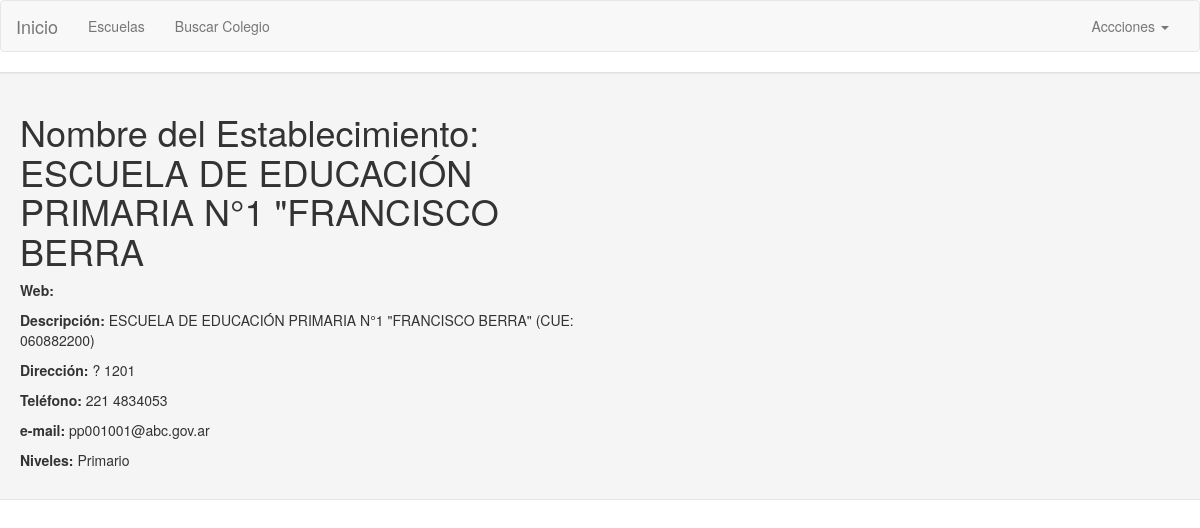
The page /escuelas/escuela/4 on the database its author committed.
### escuelas/models.py (models this page shows, shortened)
class School(models.Model):
    name = models.CharField(max_length=255, unique=True)
    slug = models.SlugField(allow_unicode=True, unique=True)
    description = models.TextField(blank=True, default='')
    description_html = models.TextField(editable=False, default='', blank=True)
    level = models.ManyToManyField('Level' ,blank=False)
    specialization = models.ManyToManyField('Specialization', blank=True)
    address = models.TextField(max_length=255, blank=False) #TODO Mäs de una dirección
    post_code  = models.CharField(max_length=10, blank=False, null=True)
    province = models.ForeignKey('Province', on_delete=models.SET_NULL, null=True)  # models.CASCADE
    locality = models.ForeignKey('Locality', on_delete=models.SET_NULL, null=True)  # models.CASCADE
    city = models.ForeignKey('City', on_delete=models.SET_NULL, null=True, blank=True)  # models.CASCADE
    phone = models.TextField(max_length=255, blank=False)   #TODO Mäs de un teléfono
    email = models.EmailField(blank=True)                             #TODO Mäs de un mail
    web = models.URLField(blank=True)
    shifts = models.ManyToManyField('Shift', blank=True)
    RELIGIONS = (
        ('l', 'Laico'),
        ('c', 'Católico'),
        ('j', 'Judío'),
        ('e', 'Evangélico'),
    )
    religion = models.CharField(max_length=1, choices=RELIGIONS, blank=True, default='l',
                              help_text='Orientación religiosa')
    connected_school = models.ManyToManyField('School', blank=True)
    activity = models.ManyToManyField('Activity', blank=True)
    class Meta:
        ordering = ["name"]

class Level(models.Model):
    name = models.CharField(max_length=30, unique=True)
    def __str__(self):
        return self.name
    class Meta:
        ordering = ["name"]

### escuelas/views.py (the view)
# urls.py: url(r"^escuela/(?P<pk>\d+)$", views.SchoolDetailView.as_view(), name='school-detail'),
class SchoolDetailView(generic.DetailView):
    model = School

### escuelas/templates/escuelas/school_detail.html
{% extends "base.html" %}
{% block content %}
  <h1>Nombre del Establecimiento: {{ school.name }}</h1>
  <p><strong>Web:</strong> <a href="{{ school.web }}">{{ school.web }}</a></p>
  <p><strong>Descripción:</strong> {{ school.description }}</p>
  <p><strong>Dirección:</strong> {{ school.address }}</p>
  <p><strong>Teléfono:</strong> {{ school.phone }}</p>
  <p><strong>e-mail:</strong> {{ school.email }}</p>
  <p><strong>Niveles:</strong> {% for level in school.level.all %} {{ level }}{% if not forloop.last %}, {% endif %}{% endfor %}</p>
{% endblock %}

### rows shown on the page
School: name "ESCUELA DE EDUCACIÓN PRIMARIA N°1 \"FRANCISCO BERRA", description "ESCUELA DE EDUCACIÓN PRIMARIA N°1 \"FRANCISCO BERRA\" (CUE: 060882200)", address "? 1201", phone "221 4834053", email "pp001001@abc.gov.ar"
Level: name "Primario"
